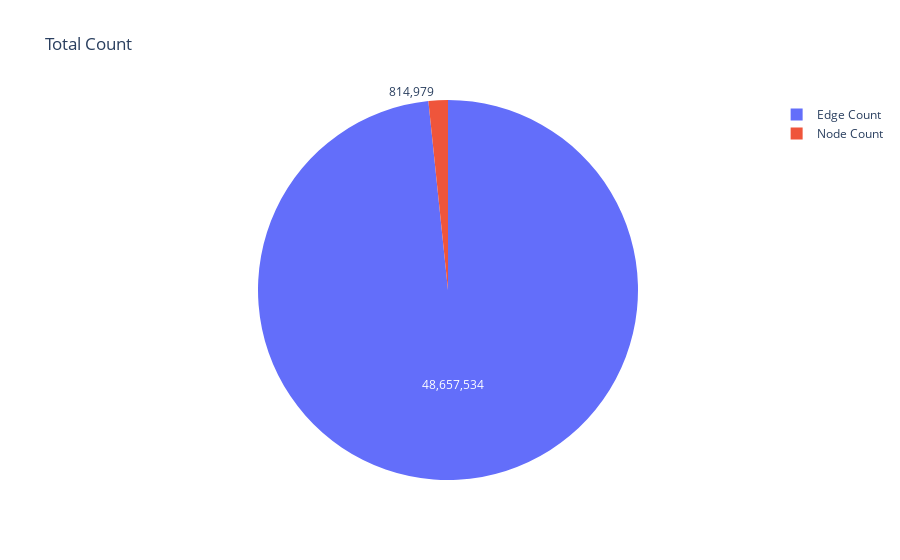

Source (notebook cell):
### Markdown cell above
### Chart 1: Number of nodes and edges in the graph

### Code cell
import plotly.graph_objects as go
import plotly.express as px

node_count = node_stat["entity_count"].sum()
edge_count = edge_stat["relation_count"].sum()

fig = go.Figure(
    data=[
        go.Pie(
            labels=["Node Count", "Edge Count"],
            values=[node_count, edge_count],
            textinfo="value",
        )
    ]
)
fig.update_layout(**gen_layout("Total Count", "Type", "Count", True))
fig.show()

### Figure 1 — Plotly figure (JSON) as saved in the notebook; plotly's stock layout.template omitted (floating-point values rounded to 4 significant figures)
{"data": [{"labels": ["Node Count", "Edge Count"], "textinfo": "value", "type": "pie", "values": [814979, 48657534]}], "layout": {"showlegend": true, "title": {"text": "Total Count"}, "xaxis": {"title": {"text": "Type"}}, "yaxis": {"title": {"text": "Count"}}}}
